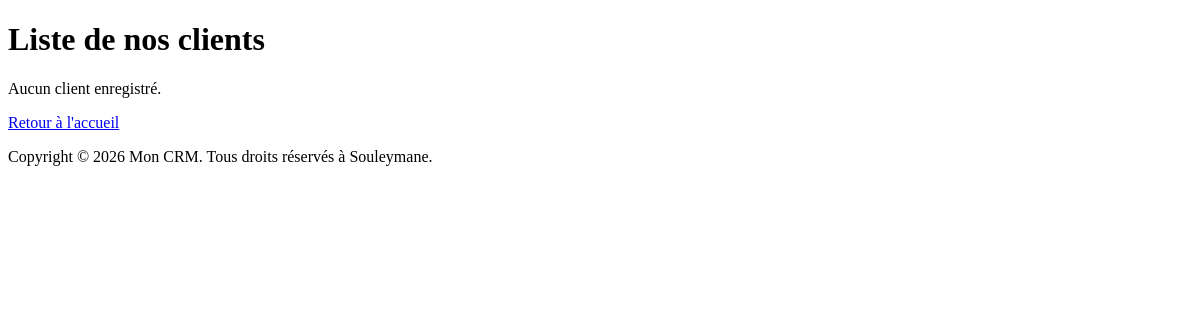
Before: /list_clients/ with the older database file.
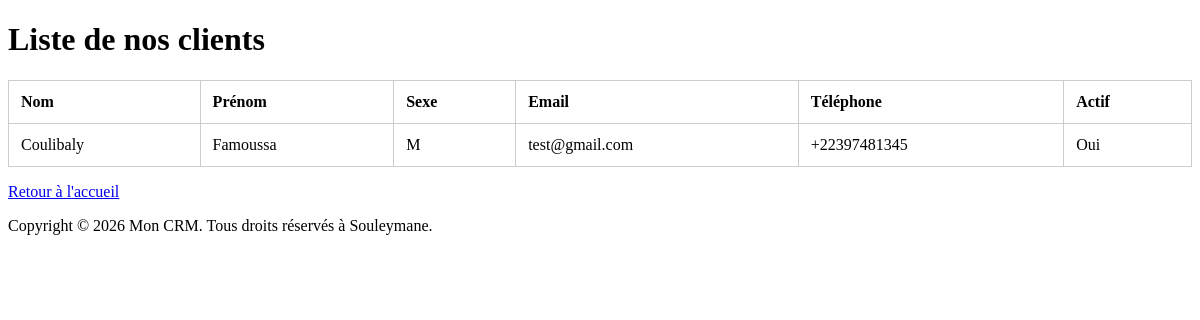
After: the same page with the newer database file.
### LE_CRM/models.py (models this page shows, shortened)
class client(models.Model):
    nom = models.CharField(max_length=100, verbose_name="Nom")
    prenom = models.CharField(max_length=100, verbose_name="Prénom")
    sexe = models.CharField(max_length=1, choices=[('M', 'Masculin'), ('F', 'Féminin')], verbose_name="Sexe")
    email = models.EmailField(verbose_name="Email")
    telephone = models.CharField(max_length=12, verbose_name="Téléphone")
    adresse = models.CharField(max_length=200, verbose_name="Adresse")
    description = models.TextField(default="vide", verbose_name="Description")
    date_enregistrement = models.DateTimeField(
        default=timezone.now,
        verbose_name="Date d'enregistrement"
    )
    actif = models.BooleanField(default=True, verbose_name="Actif")
    class Meta:
        verbose_name = "Client"
        verbose_name_plural = "Clients"
        ordering = ['prenom',"nom"]
        unique_together = ('telephone', 'email')

### LE_CRM/views.py (the view)
# urls.py: path('list_clients/', liste_clients, name='liste_clients'),
def liste_clients(request):
    clients = client.objects.all()
    return render(request, 'list_clients.html', context={'data_clients': clients})

### CRM/templates/list_clients.html (shortened to what this page needs)
{% extends "base.html" %}
{% block content %}
    <h1>Liste de nos clients</h1>
    {% if data_clients %}
        <table>
            <thead>
                <tr>
                    <th>Nom</th>
                    <th>Prénom</th>
                    <th>Sexe</th>
                    <th>Email</th>
                    <th>Téléphone</th>
                    <th>Actif</th>
                </tr>
            </thead>
            <tbody>
                {% for client in data_clients %}
                    <tr>
                        <td>{{ client.nom }}</td>
                        <td>{{ client.prenom }}</td>
                        <td>{{ client.sexe }}</td>
                        <td>{{ client.email }}</td>
                        <td>{{ client.telephone }}</td>
                        <td>{{ client.actif|yesno:"Oui,Non" }}</td>
                    </tr>
                {% endfor %}
            </tbody>
        </table>
    {% else %}
        <p>Aucun client enregistré.</p>
    {% endif %}
    <a href="/">Retour à l'accueil</a>
{% endblock %}

Changed rows visible on the page:
added client: nom "Coulibaly", prenom "Famoussa", sexe "M", email "test@gmail.com", telephone "+22397481345", actif "Oui"
Other visible differences:
text no longer shown: "Aucun client enregistré."
text now shown: "Nom Prénom Sexe Email Téléphone Actif"
